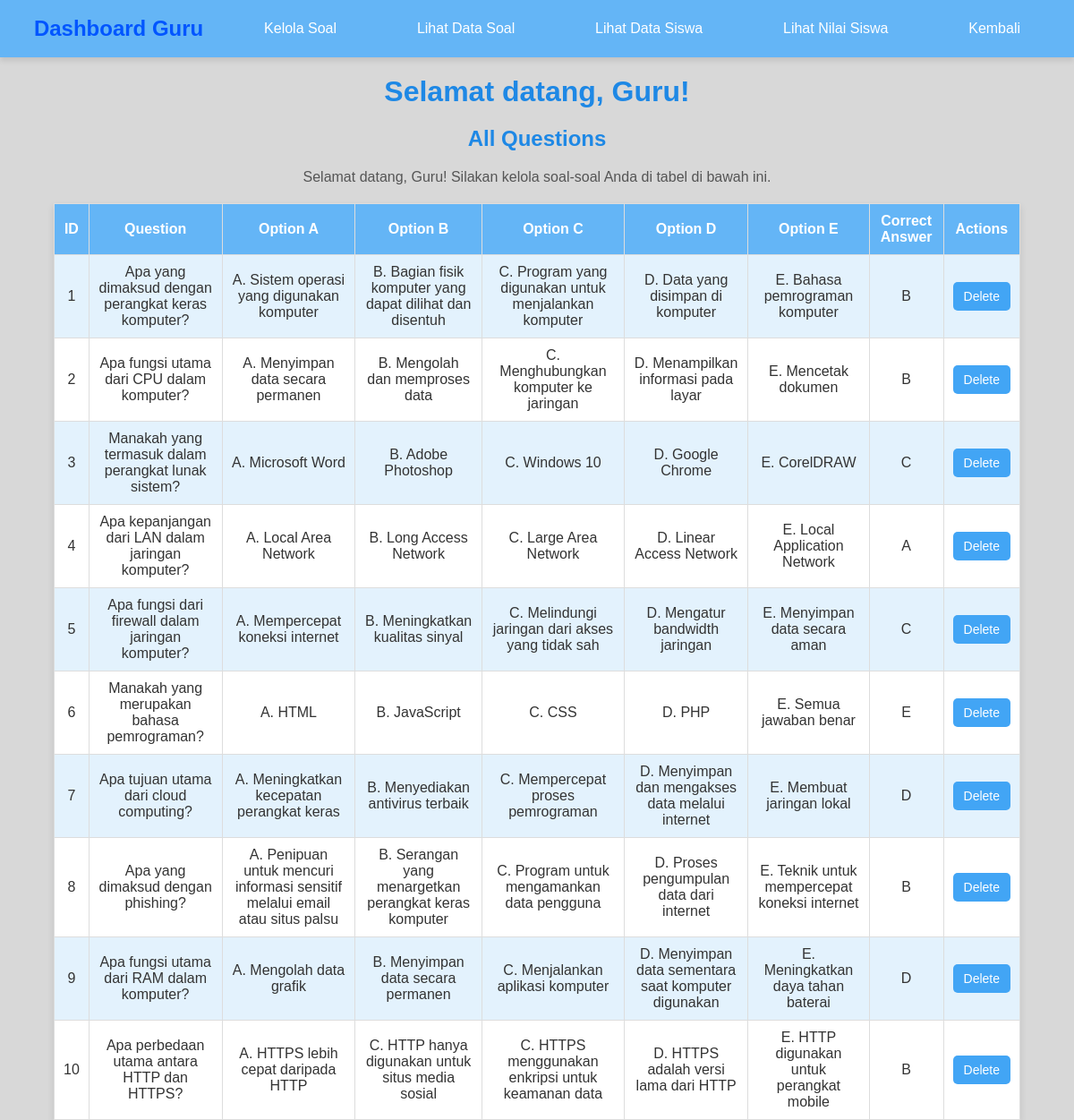
The app's page /guru/data_question.php with its own data.
### tables this page shows
CREATE TABLE `questions` (
  `id` int(11) NOT NULL,
  `question_text` text NOT NULL,
  `option_a` varchar(255) NOT NULL,
  `option_b` varchar(255) NOT NULL,
  `option_c` varchar(255) NOT NULL,
  `option_d` varchar(255) NOT NULL,
  `option_e` varchar(255) NOT NULL,
  `correct_option` char(1) NOT NULL
);

### guru/data_question.php (the view, shortened to what this page needs)
<?php
require '../config.php';
$stmt = $pdo->query("SELECT * FROM questions");
$questions = $stmt->fetchAll();
?>
<!DOCTYPE html>
<html lang="en">
<head>
</head>
<body>
<nav class="navbar">
    <h1>Dashboard Guru</h1>
    <a href="manage_questions.php">Kelola Soal</a>
    <a href="data_question.php">Lihat Data Soal</a>
    <a href="view_students.php">Lihat Data Siswa</a>
    <a href="view_results.php">Lihat Nilai Siswa</a>
    <a href="dashboard.php">Kembali</a>
</nav>
<h1>Selamat datang, Guru!</h1>
<h2>All Questions</h2>
<p>Selamat datang, Guru! Silakan kelola soal-soal Anda di tabel di bawah ini.</p>
<table>
    <tr>
        <th>ID</th>
        <th>Question</th>
        <th>Option A</th>
        <th>Option B</th>
        <th>Option C</th>
        <th>Option D</th>
        <th>Option E</th>
        <th>Correct Answer</th>
        <th>Actions</th>
    </tr>
    <?php foreach ($questions as $question): ?>
        <tr>
            <td><?= $question['id'] ?></td>
            <td><?= htmlspecialchars($question['question_text']) ?></td>
            <td><?= htmlspecialchars($question['option_a']) ?></td>
            <td><?= htmlspecialchars($question['option_b']) ?></td>
            <td><?= htmlspecialchars($question['option_c']) ?></td>
            <td><?= htmlspecialchars($question['option_d']) ?></td>
            <td><?= htmlspecialchars($question['option_e']) ?></td>
            <td><?= htmlspecialchars($question['correct_option']) ?></td>
            <td>
                <form method="POST">
                    <button type="submit" name="delete_question" onclick="return confirm('Are you sure you want to delete this question?')">Delete</button>
                </form>
            </td>
        </tr>
    <?php endforeach; ?>
</table>
</body>
</html>

### guru/data_question.php (style rules this page uses)
body { font-family: Arial, sans-serif; margin: 0; padding: 0; color: #333; background-color:rgb(216, 216, 216); }
.navbar { background-color: #64b5f6; color: white; padding: 15px; display: flex; justify-content: space-around; align-items: center; box-shadow: 0 4px 6px rgba(0, 0, 0, 0.1); }
.navbar h1 { font-size: 24px; margin: 0; color: rgb(0, 85, 255); }
.navbar a { color: white; font-size: 16px; text-decoration: none; margin: 0 10px; padding: 8px 12px; border-radius: 5px; transition: background-color 0.3s ease; }
h1, h2 { text-align: center; color: #1e88e5; margin: 20px 0; }
p { text-align: center; color: #555; font-size: 16px; margin-bottom: 20px; }
table { width: 90%; margin: 0 auto; border-collapse: collapse; background: white; box-shadow: 0 4px 8px rgba(0, 0, 0, 0.1); }
table th, table td { border: 1px solid #ddd; padding: 10px; text-align: center; }
table th { background-color: #64b5f6; color: white; }
table tr:nth-child(even) { background-color: #e3f2fd; }
button { background-color: #42a5f5; color: white; border: none; padding: 8px 12px; border-radius: 5px; font-size: 14px; cursor: pointer; transition: background-color 0.3s ease; }
form { display: inline; }

### records on screen
questions: id "1", question_text "Apa yang dimaksud dengan perangkat keras komputer?", option_a "A. Sistem operasi yang digunakan komputer", option_b "B. Bagian fisik komputer yang dapat dilihat dan disentuh", option_c "C. Program yang digunakan untuk menjalankan komputer", option_d "D. Data yang disimpan di komputer", option_e "E. Bahasa pemrograman komputer", correct_option "B"
questions: id "2", question_text "Apa fungsi utama dari CPU dalam komputer?", option_a "A. Menyimpan data secara permanen", option_b "B. Mengolah dan memproses data", option_c "C. Menghubungkan komputer ke jaringan", option_d "D. Menampilkan informasi pada layar", option_e "E. Mencetak dokumen", correct_option "B"
questions: id "3", question_text "Manakah yang termasuk dalam perangkat lunak sistem?", option_a "A. Microsoft Word", option_b "B. Adobe Photoshop", option_c "C. Windows 10", option_d "D. Google Chrome", option_e "E. CorelDRAW", correct_option "C"
questions: id "4", question_text "Apa kepanjangan dari LAN dalam jaringan komputer?", option_a "A. Local Area Network", option_b "B. Long Access Network", option_c "C. Large Area Network", option_d "D. Linear Access Network", option_e "E. Local Application Network", correct_option "A"
questions: id "5", question_text "Apa fungsi dari firewall dalam jaringan komputer?", option_a "A. Mempercepat koneksi internet", option_b "B. Meningkatkan kualitas sinyal", option_c "C. Melindungi jaringan dari akses yang tidak sah", option_d "D. Mengatur bandwidth jaringan", option_e "E. Menyimpan data secara aman", correct_option "C"
questions: id "6", question_text "Manakah yang merupakan bahasa pemrograman?", option_a "A. HTML", option_b "B. JavaScript", option_c "C. CSS", option_d "D. PHP", option_e "E. Semua jawaban benar", correct_option "E"
questions: id "7", question_text "Apa tujuan utama dari cloud computing?", option_a "A. Meningkatkan kecepatan perangkat keras", option_b "B. Menyediakan antivirus terbaik", option_c "C. Mempercepat proses pemrograman", option_d "D. Menyimpan dan mengakses data melalui internet", option_e "E. Membuat jaringan lokal", correct_option "D"
questions: id "8", question_text "Apa yang dimaksud dengan phishing?", option_a "A. Penipuan untuk mencuri informasi sensitif melalui email atau situs palsu", option_b "B. Serangan yang menargetkan perangkat keras komputer", option_c "C. Program untuk mengamankan data pengguna", option_d "D. Proses pengumpulan data dari internet", option_e "E. Teknik untuk mempercepat koneksi internet", correct_option "B"
questions: id "9", question_text "Apa fungsi utama dari RAM dalam komputer?", option_a "A. Mengolah data grafik", option_b "B. Menyimpan data secara permanen", option_c "C. Menjalankan aplikasi komputer", option_d "D. Menyimpan data sementara saat komputer digunakan", option_e "E. Meningkatkan daya tahan baterai", correct_option "D"
questions: id "10", question_text "Apa perbedaan utama antara HTTP dan HTTPS?", option_a "A. HTTPS lebih cepat daripada HTTP", option_b "C. HTTP hanya digunakan untuk situs media sosial", option_c "C. HTTPS menggunakan enkripsi untuk keamanan data", option_d "D. HTTPS adalah versi lama dari HTTP", option_e "E. HTTP digunakan untuk perangkat mobile", correct_option "B"
